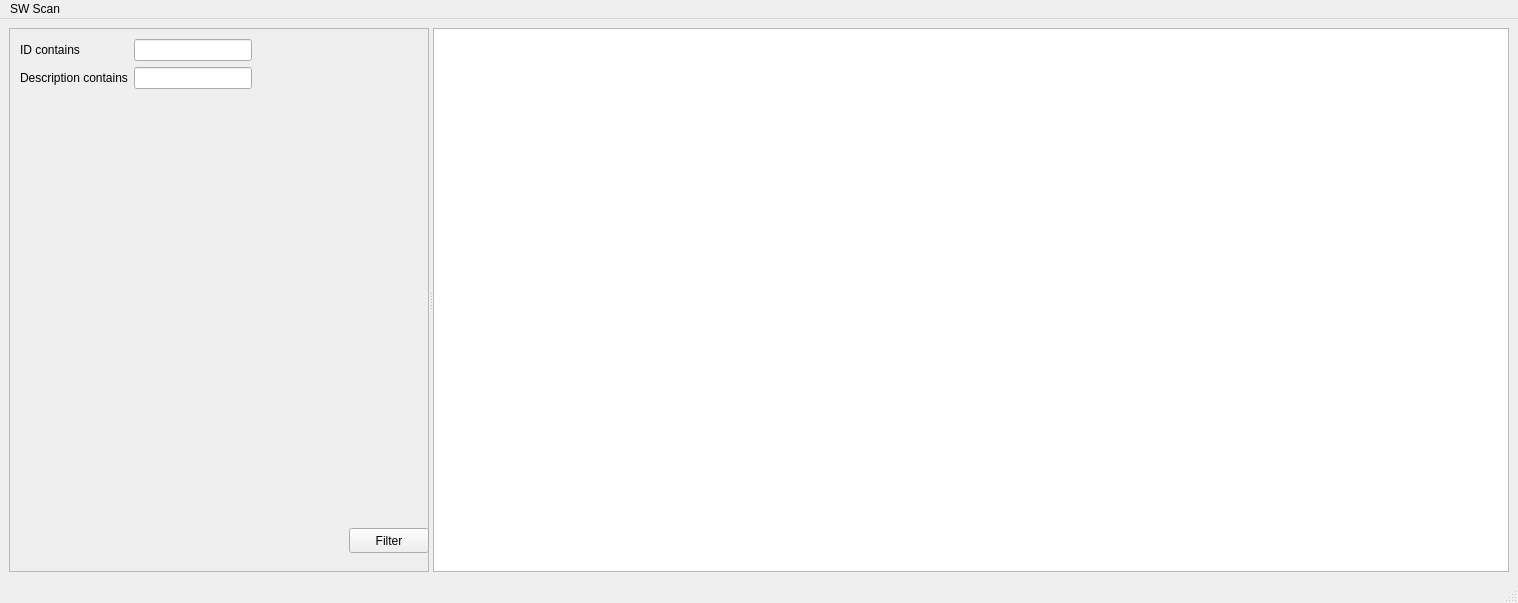
<?xml version="1.0" encoding="UTF-8"?>
<ui version="4.0">
 <class>MainWindow</class>
 <widget class="QMainWindow" name="MainWindow">
  <property name="geometry">
   <rect>
    <x>0</x>
    <y>0</y>
    <width>1518</width>
    <height>603</height>
   </rect>
  </property>
  <property name="windowTitle">
   <string>MainWindow</string>
  </property>
  <widget class="QWidget" name="centralwidget">
   <layout class="QHBoxLayout" name="horizontalLayout">
    <item>
     <widget class="QSplitter" name="splitter">
      <property name="orientation">
       <enum>Qt::Horizontal</enum>
      </property>
      <widget class="QFrame" name="frame">
       <property name="frameShape">
        <enum>QFrame::StyledPanel</enum>
       </property>
       <property name="frameShadow">
        <enum>QFrame::Raised</enum>
       </property>
       <widget class="QPushButton" name="pb_filter">
        <property name="geometry">
         <rect>
          <x>340</x>
          <y>500</y>
          <width>80</width>
          <height>25</height>
         </rect>
        </property>
        <property name="text">
         <string>Filter</string>
        </property>
       </widget>
       <widget class="QWidget" name="">
        <property name="geometry">
         <rect>
          <x>11</x>
          <y>11</y>
          <width>232</width>
          <height>58</height>
         </rect>
        </property>
        <layout class="QFormLayout" name="formLayout">
         <item row="0" column="0">
          <widget class="QLabel" name="label">
           <property name="text">
            <string>ID contains</string>
           </property>
          </widget>
         </item>
         <item row="0" column="1">
          <widget class="QLineEdit" name="le_id"/>
         </item>
         <item row="1" column="0">
          <widget class="QLabel" name="label_2">
           <property name="text">
            <string>Description contains</string>
           </property>
          </widget>
         </item>
         <item row="1" column="1">
          <widget class="QLineEdit" name="le_description"/>
         </item>
        </layout>
       </widget>
      </widget>
      <widget class="QTableWidget" name="tw"/>
     </widget>
    </item>
   </layout>
  </widget>
  <widget class="QMenuBar" name="menubar">
   <property name="geometry">
    <rect>
     <x>0</x>
     <y>0</y>
     <width>1518</width>
     <height>22</height>
    </rect>
   </property>
   <widget class="QMenu" name="menuQuit">
    <property name="title">
     <string>SW Scan</string>
    </property>
    <addaction name="action_load_file"/>
    <addaction name="action_quit"/>
   </widget>
   <addaction name="menuQuit"/>
  </widget>
  <widget class="QStatusBar" name="statusbar"/>
  <action name="action_quit">
   <property name="text">
    <string>Quit</string>
   </property>
  </action>
  <action name="action_load_file">
   <property name="text">
    <string>Load file</string>
   </property>
  </action>
 </widget>
 <resources/>
 <connections/>
</ui>
